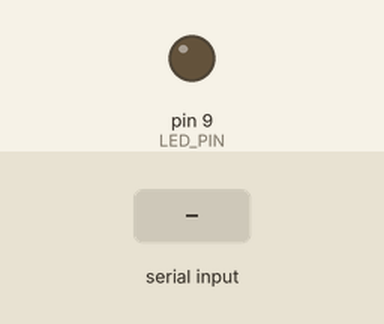
This sketch was run on a simulated Arduino Uno, built with avr-gcc and run on an emulated ATmega328P. On the bench: output pins drawn as LEDs (lit = HIGH). The inputs (shaded band) are chosen by the test bench.

Above: at 1.2 s.
1.3 s: "b" received over Serial
At 2.3 s:
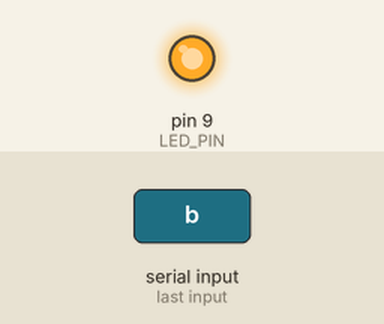
2.8 s: "a" received over Serial
At 3.4 s:
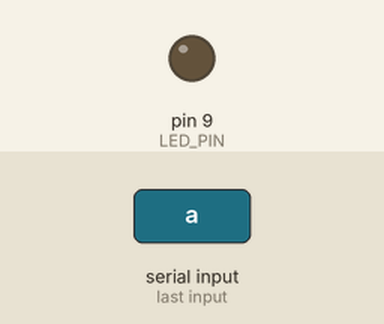
Timing chart, 0 to 5.8 s (numbered marks = the images above; inputs shaded):
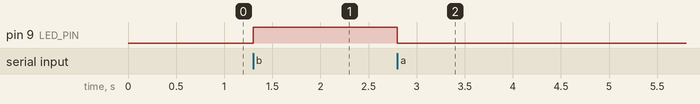

The sketch:

serial.read.ino
```cpp
#define LED_PIN 9

void setup() {
  Serial.begin(9600);
  pinMode(LED_PIN, OUTPUT);
}

void loop() {
  char receiveData;
  // 受信文字があるときループ
  while(Serial.available()){
    // 受信データ 1文字読み込み
    receiveData = Serial.read();
    if(receiveData == 'a'){
      digitalWrite(LED_PIN, LOW);
    }
    else if(receiveData == 'b') {
      digitalWrite(LED_PIN, HIGH);
    }
  }
}
```

Measured:
- after the input at 1.3 s, pin 9 (LED_PIN): LOW → HIGH at once
- after the input at 2.8 s, pin 9 (LED_PIN): HIGH → LOW at once
